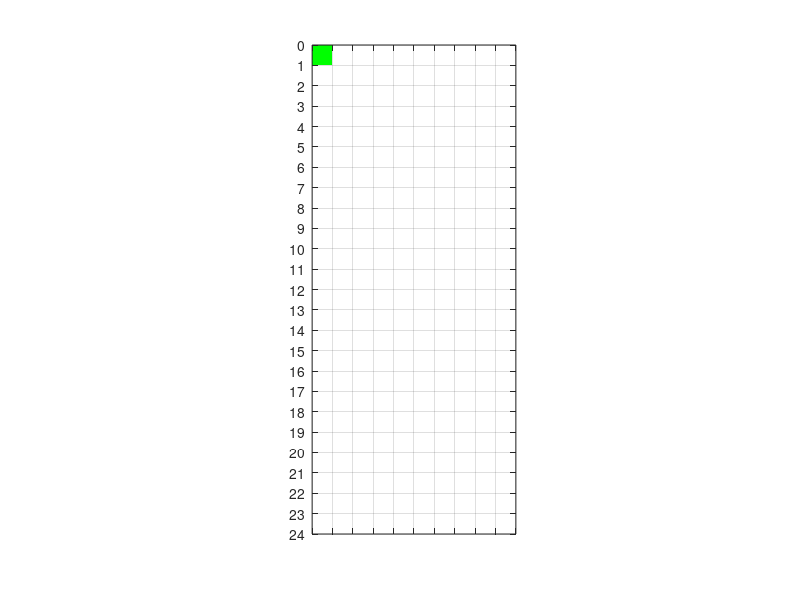

Here is the MATLAB script that generated this plot:
pieceCoords        = [[1, 1]; [1, 2]; [1, 3]; [1, 4]];
pieceCoords(:,:,2) = [[1, 1]; [1, 2]; [1, 3]; [2, 3]];
pieceCoords(:,:,3) = [[2, 1]; [2, 2]; [2, 3]; [1, 3]];
pieceCoords(:,:,4) = [[1, 1]; [1, 2]; [1, 3]; [2, 2]];
pieceCoords(:,:,5) = [[1, 2]; [1, 3]; [2, 2]; [2, 3]];
pieceCoords(:,:,6) = [[1, 2]; [1, 3]; [2, 1]; [2, 2]];
pieceCoords(:,:,7) = [[1, 2]; [1, 3]; [2, 3]; [2, 4]];

arrSize = size(pieceCoords);

randomPiece = randi([1, arrSize(3)], 1, 1);

for i=1:arrSize(1)
    fprintf("(")
    for j = 1:2
        fprintf(" %d ", pieceCoords(i, j, randomPiece));
    end
    fprintf(")\n");
end


str = ["Mercury","Gemini","Apollo";
       "Skylab","Skylab B","ISS"];

disp(str(3))

% Create a 24x10 matrix (0=no color, 1=color)
colorMatrix = zeros(24, 10);
colorMatrix(1, 1) = 2;  % Mark cell (5,3)

figure;
imagesc(0.5:9.5, 0.5:23.5, colorMatrix);  % Center cells on integer grid
colourmapArray = [1 1 1; 1 0 0; 0 1 0];
colormap(colourmapArray);  % [white; red]
axis equal;
xlim([0 10]); ylim([0 24]);
set(gca, 'XTick', 0:10, 'YTick', 0:24, 'XGrid', 'on', 'YGrid', 'on', ...
         'XTickLabel', []);
